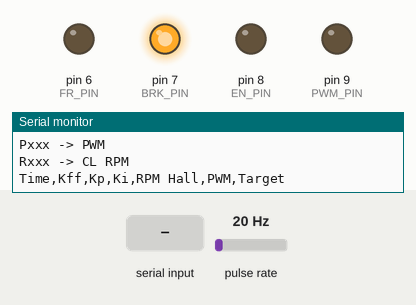
This sketch was run on a simulated Arduino Uno, built with avr-gcc and run on an emulated ATmega328P. Parts: output pins drawn as LEDs (lit = HIGH), the last lines printed to the serial monitor. Wiring (inferred from the names in the program): pulse sensor: data pin 2. Inputs (shaded band) come from the test bench; at power-on: pulse rate 20 Hz.

Above: at 1.2 s.
1.3 s: "LAB\n" received over Serial
At 2.5 s:
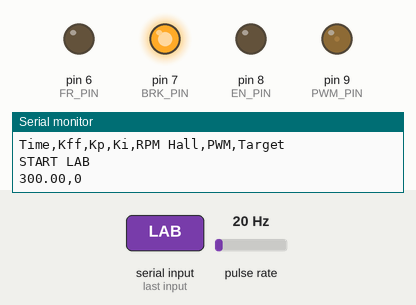
2.8 s: "P90\n" received over Serial
At 3.9 s:
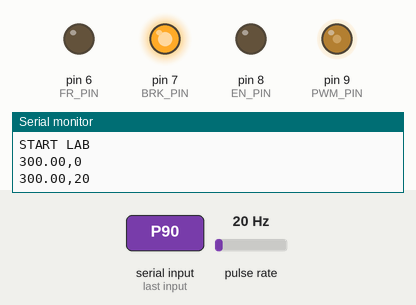
Timing chart, 0 to 38.8 s (numbered marks = the images above; inputs shaded):
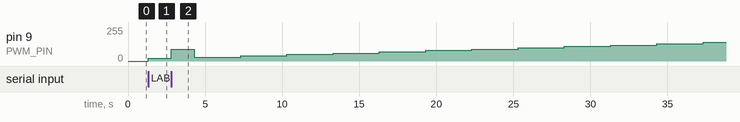

Measured:
- after the input at 1.3 s, pin 9 (PWM_PIN): 0/255 → 20/255 at once

The sketch:

SpinCoaterControl.ino
```cpp
// ===== BLDC LAB MODE =====

#define PWM_PIN 9
#define EN_PIN 8
#define BRK_PIN 7
#define FR_PIN 6

#define HALL1 2
#define PULSES_PER_REV 4

// ===== HALL =====
volatile unsigned long lastPulseTime = 0;
volatile unsigned long pulseInterval = 0;

void hallISR() {
  unsigned long now = micros();
  pulseInterval = now - lastPulseTime;
  lastPulseTime = now;
}

// ===== RPM =====
float rpm_meas = 0;
float rpm = 0;
float rpm_model = 0;

// ===== STEROWANIE =====w n
int pwmOut = 0;
int pwmTarget = 0;

float rpmTarget = 0;
bool closedLoop = false;

// regulator
float Kp = 0.02; //regulacja natychmiastowa
float Ki = 0.05; //kontrola w czasie
float integral = 0;

// ===== CZAS =====
unsigned long lastTime = 0;
unsigned long startTime = 0;

// ===== TRYB LAB =====
bool labMode = false;
int testPWM = 0;
unsigned long labTimer = 0;

#define PWM_STEP 10
#define SETTLE_TIME 3000   // ms

// ===== SETUP =====
void setup() {
  Serial.begin(115200);

  pinMode(PWM_PIN, OUTPUT);
  pinMode(EN_PIN, OUTPUT);
  pinMode(BRK_PIN, OUTPUT);
  pinMode(FR_PIN, OUTPUT);

  pinMode(HALL1, INPUT_PULLUP);

  digitalWrite(EN_PIN, LOW);
  digitalWrite(BRK_PIN, HIGH);
  digitalWrite(FR_PIN, LOW);


  attachInterrupt(digitalPinToInterrupt(HALL1), hallISR, RISING);

  lastTime = micros();
  startTime = millis();

  Serial.println("=== BLDC LAB READY ===");
  Serial.println("LAB -> auto charakterystyka");
  Serial.println("Pxxx -> PWM");
  Serial.println("Rxxx -> CL RPM");
  Serial.println("Time,Kff,Kp,Ki,RPM Hall,PWM,Target");
}

// ===== LOOP =====
void loop() {

  // ===== dt =====
  unsigned long now = micros();
  float dt = (now - lastTime) * 1e-6;
  lastTime = now;

  // ===== RPM =====
  unsigned long timeSincePulse = micros() - lastPulseTime;

  if (pulseInterval > 0 && timeSincePulse < 200000) {

    float freq = 1000000.0 / pulseInterval;
    rpm_meas = (freq * 60.0) / PULSES_PER_REV;

  }
  else {
    rpm_meas = 0;
  }

  //RPM value
  rpm = rpm_meas;

  // ===== LAB MODE =====
  if (labMode) {

    if (millis() - labTimer > SETTLE_TIME) {

      // zapis punktu
      Serial.print("DATA,");
      Serial.print(testPWM);
      Serial.print(",");
      Serial.println(rpm);

      testPWM += PWM_STEP;

      if (testPWM > 200) {
        labMode = false;
        pwmTarget = 0;
        Serial.println("LAB DONE");
        return;
      }

      pwmTarget = testPWM;
      labTimer = millis();
    }
  }

  // ===== CL REGULATOR =====
  static unsigned long lastControlTime = 0;

  if (closedLoop && rpmTarget > 0 &&
    millis() - lastControlTime >= 20) {

    lastControlTime = millis();

    // uchyb prędkości
    float error = rpmTarget - rpm;

    // wstępne wyliczenie sterowania
    float control = Kp * error + Ki * integral;

    // człon całkujący
    // całkuj tylko wtedy, gdy wyjście nie jest nasycone
    // albo błąd działa w kierunku wyjścia z nasycenia
    if (!((control >= 255 && error > 0) ||
          (control <= 0 && error < 0))) {

      integral += error * 0.02;
    }

    integral = constrain(integral, -5000, 5000);

    // ponowne wyliczenie sterowania
    control = Kp * error + Ki * integral;

    // ograniczenie PWM
    pwmTarget = constrain((int)control, 0, 255);
  }

  // ===== SOFT START =====
  if (pwmOut < pwmTarget) {
    pwmOut += 2;
    if (pwmOut > pwmTarget) pwmOut = pwmTarget;
  }

  if (pwmOut > pwmTarget) {
    pwmOut -= 2;
    if (pwmOut < pwmTarget) pwmOut = pwmTarget;
  }

  analogWrite(PWM_PIN, pwmOut);

  // ===== SERIAL =====
  if (Serial.available()) {
    String cmd = Serial.readStringUntil('\n');
    cmd.trim();

    if (cmd == "LAB") {
      labMode = true;
      closedLoop = false;

      testPWM = 20;
      pwmTarget = testPWM;
      labTimer = millis();

      Serial.println("START LAB");
    }
    else if (cmd.startsWith("P")) {
      pwmTarget = cmd.substring(1).toInt();
      closedLoop = false;
    }
    else if (cmd.startsWith("R")) {
      rpmTarget = cmd.substring(1).toFloat();

      if (rpmTarget <= 0) {
        rpmTarget = 0;
        closedLoop = false;
        integral = 0;
        pwmTarget = 0;
      }
      else {
        integral = 0;
        closedLoop = true;
      }
    }

  // ===== DEBUG =====
  static unsigned long lastPrint = 0;
  if (millis() - lastPrint > 300) {

    Serial.print(rpm_meas);
    Serial.print(",");
    Serial.println(pwmOut);

    lastPrint = millis();
    }
  }
}
```
